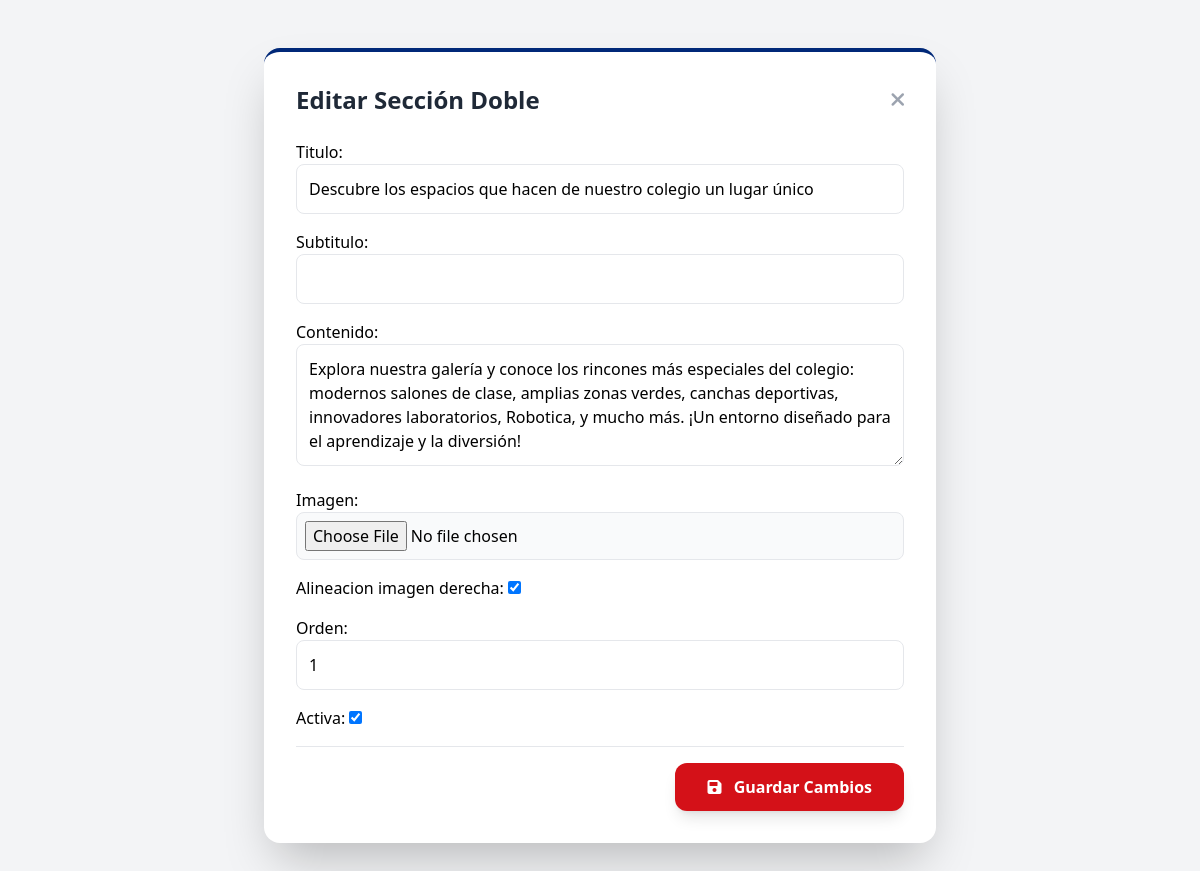
The page /dashboard/secciones/editar/1/ (signed in) on the database its author committed.
### app/models.py (models this page shows, shortened)
class SeccionDoble(models.Model):
    titulo = models.CharField(max_length=150)
    subtitulo = models.CharField(max_length=250, blank=True)
    contenido = models.TextField()
    imagen = models.ImageField(upload_to='secciones_dobles/')
    alineacion_imagen_derecha = models.BooleanField(default=True)
    orden = models.PositiveIntegerField(default=0)
    activa = models.BooleanField(default=True)
    class Meta:
        ordering = ['orden']

### app/views.py (the view)
# urls.py: path('dashboard/secciones/editar/<int:pk>/', views.editar_seccion, name='editar_seccion'),
@login_required
def editar_seccion(request, pk):
    seccion = get_object_or_404(SeccionDoble, pk=pk)
    if request.method == 'POST':
        form = SeccionDobleForm(request.POST, request.FILES, instance=seccion)
        if form.is_valid():
            form.save()
            return redirect('dashboard_secciones')
    else:
        form = SeccionDobleForm(instance=seccion)
    return render(request, 'portal/dashboard_editar.html', {'form': form, 'titulo': 'Editar Sección Doble', 'volver': 'dashboard_secciones'})

### app/forms.py
class SeccionDobleForm(forms.ModelForm):
    class Meta:
        model = SeccionDoble
        fields = ['titulo', 'subtitulo', 'contenido', 'imagen', 'alineacion_imagen_derecha', 'orden', 'activa']
        widgets = {
            'titulo': forms.TextInput(attrs={'class': 'w-full p-3 border rounded-lg'}),
            'subtitulo': forms.TextInput(attrs={'class': 'w-full p-3 border rounded-lg'}),
            'contenido': forms.Textarea(attrs={'class': 'w-full p-3 border rounded-lg', 'rows': 4}),
            'imagen': forms.FileInput(attrs={'class': 'w-full p-2 border rounded-lg bg-gray-50'}),
            'orden': forms.NumberInput(attrs={'class': 'w-full p-3 border rounded-lg'}),
        }

### app/templates/portal/dashboard_editar.html (shortened to what this page needs)
<!DOCTYPE html>
<html lang="es">
<head>
    <script src="https://cdn.tailwindcss.com"></script>
    <link rel="stylesheet" href="https://cdnjs.cloudflare.com/ajax/libs/font-awesome/6.0.0/css/all.min.css">
</head>
<body class="bg-gray-100 flex items-center justify-center min-h-screen py-12">
    <div class="bg-white p-8 rounded-2xl shadow-2xl w-full max-w-2xl border-t-4 border-[#002878]">
        <div class="flex justify-between items-center mb-6">
            <h1 class="text-2xl font-bold text-gray-800">{{ titulo }}</h1>
            <a href="{% url volver %}" class="text-gray-400 hover:text-red-600 font-bold transition"><i class="fas fa-times text-xl"></i></a>
        </div>
        <form method="POST" enctype="multipart/form-data" class="space-y-4">
            {{ form.as_p }}
            <div class="pt-4 border-t flex justify-end">
                <button type="submit" class="bg-[#d41118] text-white px-8 py-3 rounded-xl font-bold hover:bg-red-800 transition shadow-lg"><i class="fas fa-save mr-2"></i> Guardar Cambios</button>
            </div>
        </form>
    </div>
</body>
</html>

### rows shown on the page
SeccionDoble: titulo "Descubre los espacios que hacen de nuestro colegio un lugar único", contenido "Explora nuestra galería y conoce los rincones más especiales del colegio: modernos salones de clase, amplias zonas verdes, canchas deportivas, innovadores laboratorios, Robotica, y mucho más. ¡Un entorno diseñado para el aprendizaje y la diversión!", alineacion_imagen_derecha "☑", orden "1", activa "☑"

### other values the page prints
{{ titulo }} "Editar Sección Doble"
